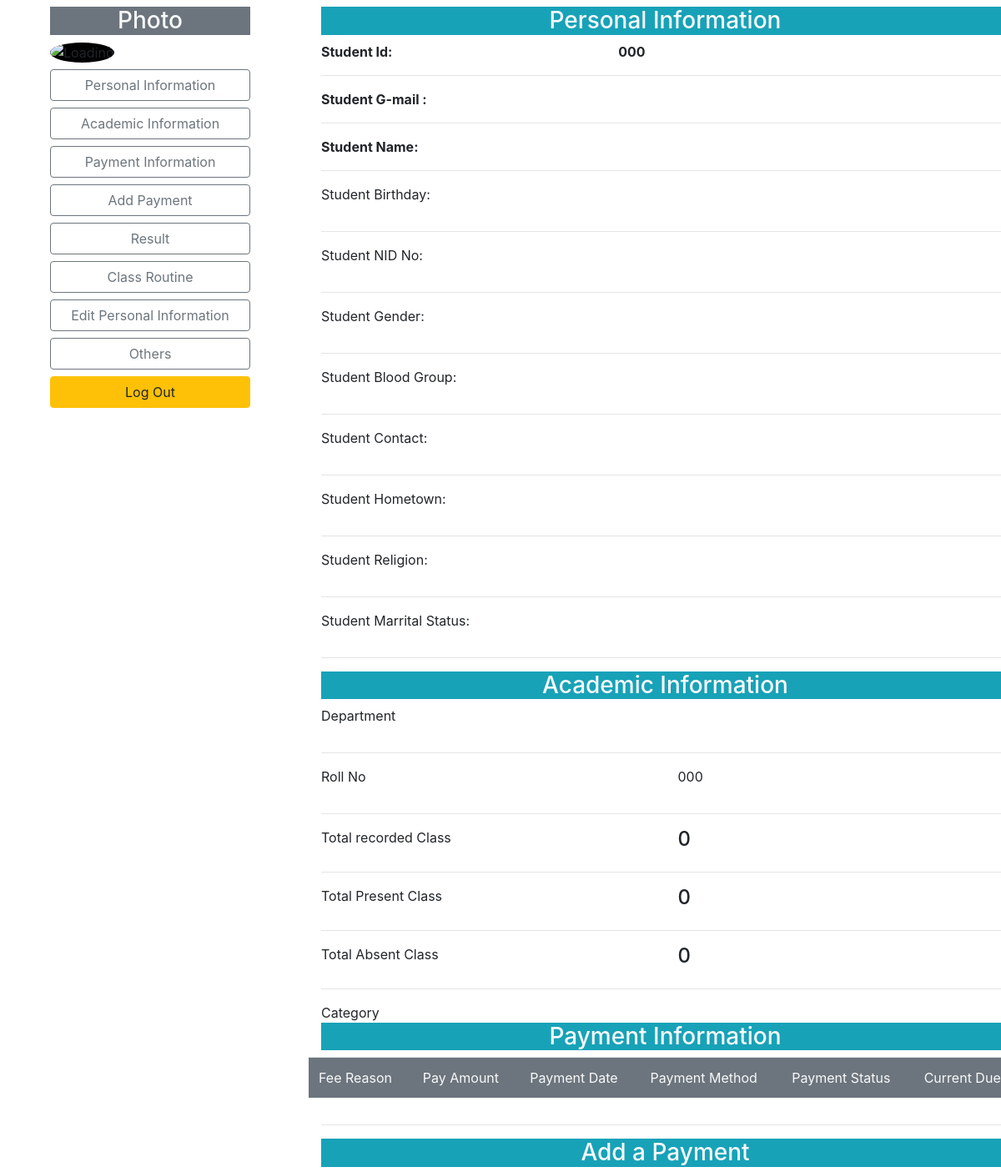
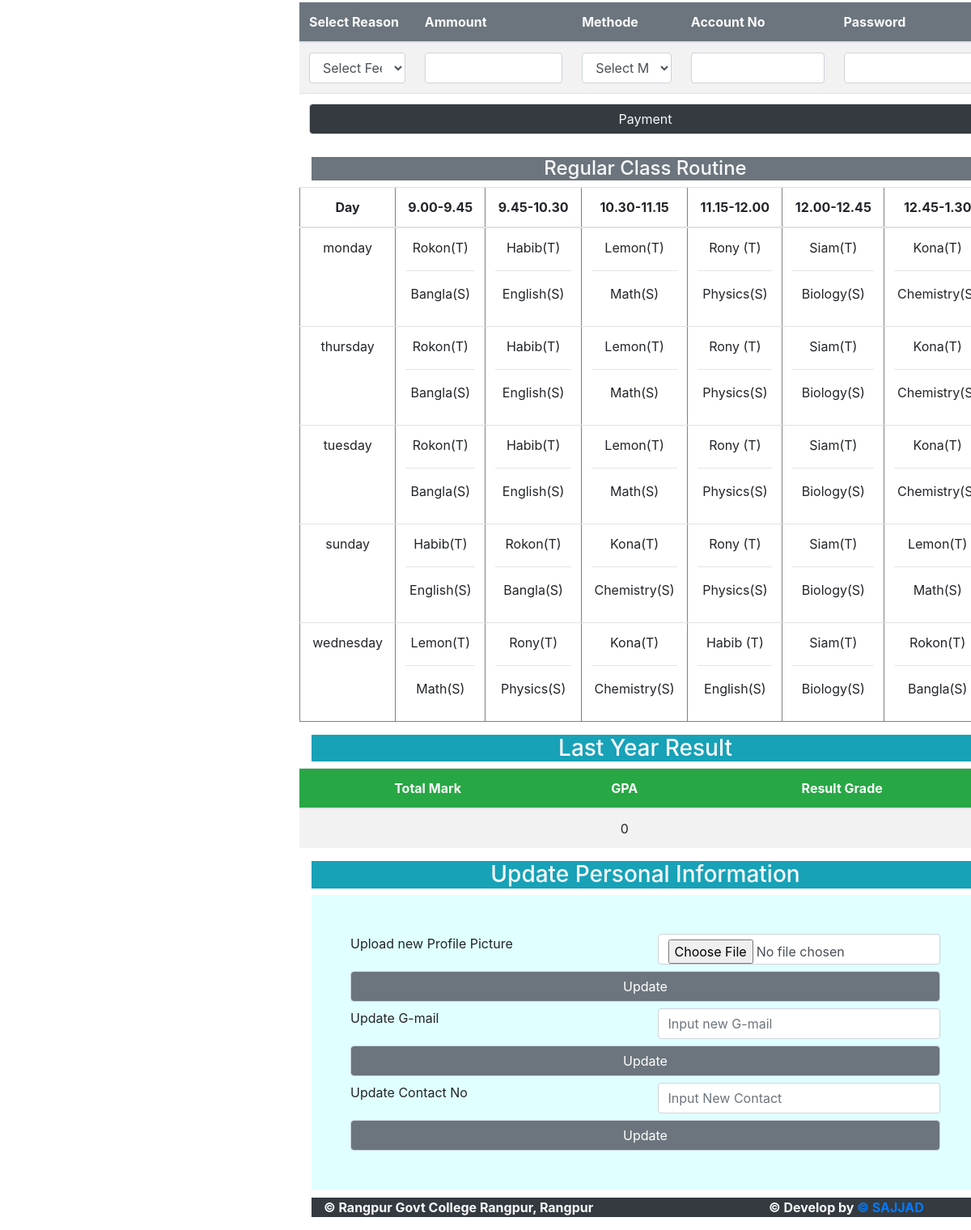
Page /studenthome.php (signed in) on the committed database (2 pictures, top to bottom).
### tables this page shows
CREATE TABLE `class_schedule` (
  `id` int(11) NOT NULL,
  `dept` varchar(20) NOT NULL,
  `days` varchar(20) DEFAULT NULL,
  `firstTeacher` varchar(20) NOT NULL,
  `seconTeacher` varchar(20) NOT NULL,
  `thirdTeacher` varchar(20) NOT NULL,
  `fourthTeacher` varchar(20) NOT NULL,
  `fivthTeacher` varchar(20) NOT NULL,
  `sixTeacher` varchar(20) NOT NULL,
  `firstSubject` varchar(20) NOT NULL,
  `secondSubject` varchar(20) NOT NULL,
  `thirdSubject` varchar(20) NOT NULL,
  `fourthSubject` varchar(20) NOT NULL,
  `fivthSubject` varchar(20) NOT NULL,
  `sixSubject` varchar(20) NOT NULL
);

### studenthome.php (the view, shortened to what the rows shown need)
<?php
require "dbConnec.php";
?>
<!DOCTYPE html>
<html lang="en">
<head>
    <link rel="stylesheet" href="https://cdn.jsdelivr.net/npm/bootstrap@4.6.2/dist/css/bootstrap.min.css">
</head>
<body>
    <div class="container myC">
        <div class="row mt-2">
            <div class="col-9 main">
                <div class="row">
                    <table class="table table-striped">
                        <thead class="bg-secondary text-light">
                            <tr>
                                <td> Fee Reason</td>
                                <td>Pay Amount </td>
                                <td> Payment Date</td>
                                <td>Payment Method</td>
                                <td> Payment Status</td>
                                <td> Current Due</td>
                            </tr>
                        </thead>
                    </table>
                </div>
                <div id="payment" class="mb-3">
                    <div class="row">
                        <form action="" method="post" id="form_id">
                            <table class="table table-striped">
                                <thead class="bg-secondary text-light">
                                    <tr>
                                        <th>Select Reason</th>
                                        <th>Ammount</th>
                                        <th> Methode</th>
                                        <th>Account No</th>
                                        <th> Password</th>
                                    </tr>
                                </thead>
                            </table>
                        </form>
                    </div>
                    <div id="routine">
                        <div class="row">
                        <table class="table table-striped text-center" border="1">
                            <thead>
                                <tr>
                                    <th>Day</th>
                                    <th>9.00-9.45</th>
                                    <th>9.45-10.30</th>
                                    <th>10.30-11.15</th>
                                    <th>11.15-12.00</th>
                                    <th>12.00-12.45</th>
                                    <th>12.45-1.30</th>
                                </tr>
                                <?php
                                $allday = $connection->prepare("SELECT * FROM class_schedule");
                                $allday->execute();
                                while($routine = $allday->fetch(PDO::FETCH_ASSOC)){
                                ?>
                                    <tr>
                                        <td>
                                            <?= $routine["days"] ?>
                                        </td>
                                        <td>
                                            <p><?= $routine["firstTeacher"] ?>(T) </p><hr>
                                            <p> <?= $routine["firstSubject"] ?>(S)</p>
                                        </td>
                                        <td>
                                            <p><?= $routine["seconTeacher"] ?>(T) </p><hr>
                                            <p> <?= $routine["secondSubject"] ?>(S)</p>
                                        </td>
                                        <td>
                                            <p><?= $routine["thirdTeacher"] ?>(T) </p><hr>
                                            <p> <?= $routine["thirdSubject"] ?>(S)</p>
                                        </td>
                                        <td>
                                            <p><?= $routine["fourthTeacher"] ?> (T)</p><hr>
                                            <p> <?= $routine["fourthSubject"] ?>(S)</p>
                                        </td>
                                        <td>
                                            <p><?= $routine["fivthTeacher"] ?>(T) </p><hr>
                                            <p> <?= $routine["fivthSubject"] ?>(S)</p>
                                        </td>
                                        <td>
                                            <p><?= $routine["sixTeacher"] ?>(T) </p><hr>
                                            <p> <?= $routine["sixSubject"] ?>(S)</p>
                                        </td>
                                    </tr>
                                <?php } ?>
                            </thead>
                        </table>
                        </div>
                    </div>
                    <div>
                        <div class="row">
                            <table class="table table-striped text-center">
                                <thead class="bg-success text-light">
                                    <th> Total Mark </th>
                                    <th>GPA</th>
                                    <th>Result Grade</th>
                                </thead>
                            </table>
                        </div>
                    </div>
                </div>
            </div>
        </div>
    </div>
</body>
</html>

### rows in the picture
class_schedule: days "monday", firstTeacher "Rokon", firstSubject "Bangla", seconTeacher "Habib", secondSubject "English", thirdTeacher "Lemon", thirdSubject "Math", fourthTeacher "Rony", fourthSubject "Physics", fivthTeacher "Siam", fivthSubject "Biology", sixTeacher "Kona", sixSubject "Chemistry"
class_schedule: days "thursday", firstTeacher "Rokon", firstSubject "Bangla", seconTeacher "Habib", secondSubject "English", thirdTeacher "Lemon", thirdSubject "Math", fourthTeacher "Rony", fourthSubject "Physics", fivthTeacher "Siam", fivthSubject "Biology", sixTeacher "Kona", sixSubject "Chemistry"
class_schedule: days "tuesday", firstTeacher "Rokon", firstSubject "Bangla", seconTeacher "Habib", secondSubject "English", thirdTeacher "Lemon", thirdSubject "Math", fourthTeacher "Rony", fourthSubject "Physics", fivthTeacher "Siam", fivthSubject "Biology", sixTeacher "Kona", sixSubject "Chemistry"
class_schedule: days "sunday", firstTeacher "Habib", firstSubject "English", seconTeacher "Rokon", secondSubject "Bangla", thirdTeacher "Kona", thirdSubject "Chemistry", fourthTeacher "Rony", fourthSubject "Physics", fivthTeacher "Siam", fivthSubject "Biology", sixTeacher "Lemon", sixSubject "Math"
class_schedule: days "wednesday", firstTeacher "Lemon", firstSubject "Math", seconTeacher "Rony", secondSubject "Physics", thirdTeacher "Kona", thirdSubject "Chemistry", fourthTeacher "Habib", fourthSubject "English", fivthTeacher "Siam", fivthSubject "Biology", sixTeacher "Rokon", sixSubject "Bangla"

### other values in the picture
$countAllCls "0"
$present "0"
$absent "0"
$round "0"
